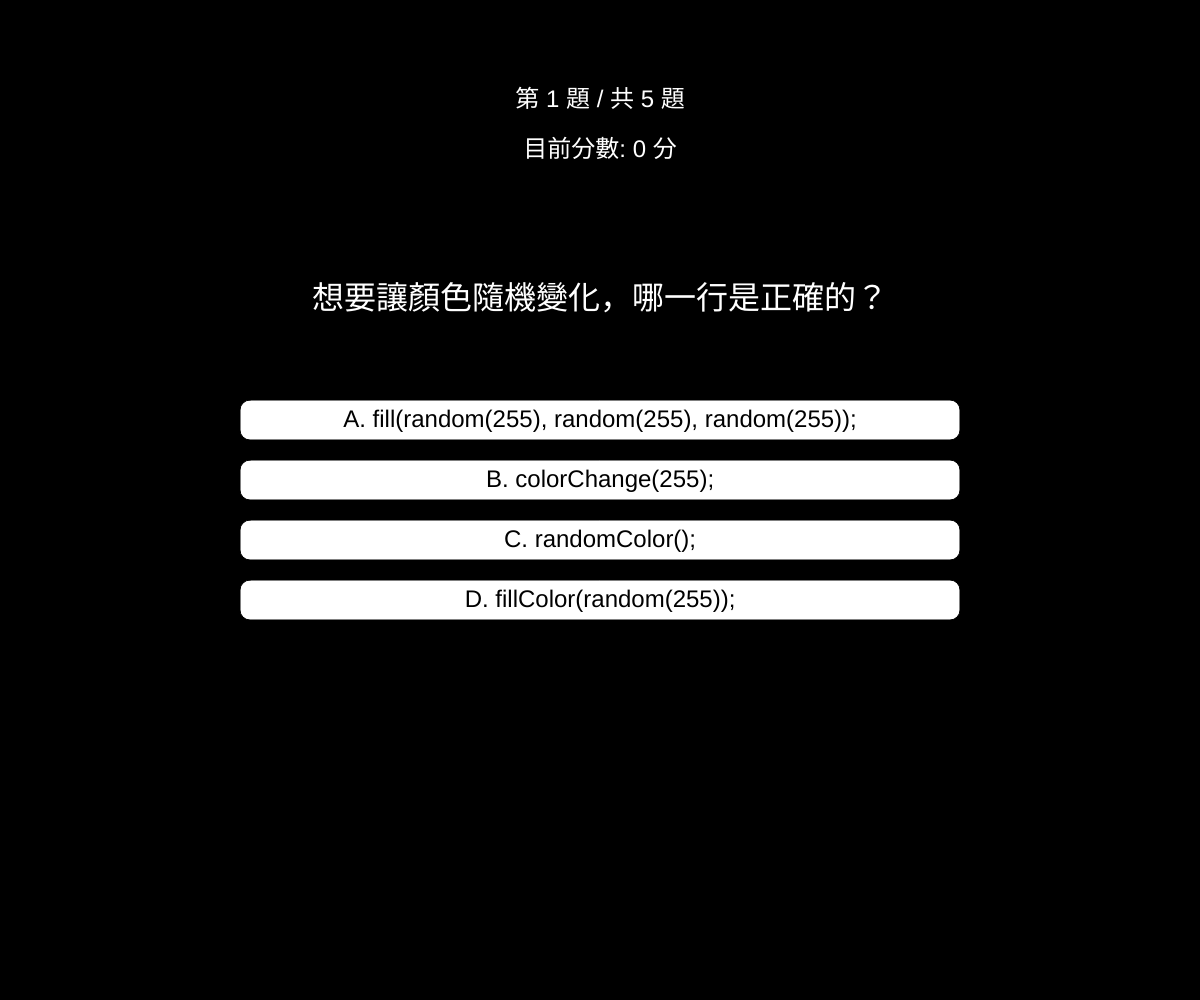
Frame 1 (no input)
Frame 60 (no input): identical to frame 1, image omitted
Frame 120 (the mouse pressed at the canvas centre since frame 60): identical to frame 1, image omitted

The p5.js sketch that drew this single still picture (run headless with seeded random() and noise() and a simulated clock; from frame 60 on, the mouse is pressed at the canvas centre):

// p5.js sketch
// ── sketch.js
// --- 測驗資料 ---
let questions = [
  {
    q: "建立畫布應該使用哪一個函式？",
    options: ["A. createStage()", "B. canvas()", "C. createCanvas()", "D. setupCanvas()"],
    answer: "C"
  },
  {
    q: "在畫布中央畫一個圓，以下哪一行是正確的？",
    options: ["A. circle(width, height, 50);", "B. ellipse(width/2, height/2, 50, 50);", "C. drawCircle(centerX, centerY, 50);", "D. ellipse(200, 200, 50);"],
    answer: "B"
  },
  {
    q: "如果要設定背景顏色為灰色（RGB值為200），應該使用？",
    options: ["A. fill(200);", "B. paint(200);", "C. background(200);", "D. color(200);"],
    answer: "C"
  },
  {
    q: "想讓圓跟著滑鼠移動，應該怎麼寫？",
    options: ["A. ellipse(mouseX, mouseY, 50, 50);", "B. ellipse(mouse, mouse, 50, 50);", "C. ellipse(cursorX, cursorY, 50, 50);", "D. circle(moveX, moveY, 50);"],
    answer: "A"
  },
  {
    q: "想要偵測滑鼠被按下時執行某段程式，應該用哪個函式？",
    options: ["A. mouseDown()", "B. mousePressed()", "C. onClick()", "D. pressMouse()"],
    answer: "B"
  },
  {
    q: "下列哪個函式會「不斷重複執行」來更新畫面？",
    options: ["A. setup()", "B. refresh()", "C. draw()", "D. loop()"],
    answer: "C"
  },
  {
    q: "在 p5.js 中，width 和 height 分別代表什麼？",
    options: ["A. 視窗寬與高", "B. 畫布的寬與高", "C. 瀏覽器頁面的大小", "D. 畫筆粗細與長度"],
    answer: "B"
  },
  {
    q: "想要畫一條從左上角到右下角的線，應該用？",
    options: ["A. line(0, 0, width, height);", "B. drawLine(0, 0, width, height);", "C. rect(0, 0, width, height);", "D. strokeLine(0, 0, width, height);"],
    answer: "A"
  },
  {
    q: "想要讓顏色隨機變化，哪一行是正確的？",
    options: ["A. fill(random(255), random(255), random(255));", "B. colorChange(255);", "C. randomColor();", "D. fillColor(random(255));"],
    answer: "A"
  },
  {
    q: "以下哪一項會在按下鍵盤時觸發？",
    options: ["A. keyPressed()", "B. keyboardDown()", "C. pressKey()", "D. keyInput()"],
    answer: "A"
  }
];

// --- 專案變數 ---
let selectedQuestions;
let currentQuestionIndex = 0;
let score = 0;
let gameFinished = false;
let allCorrect = false;
let fireworks = [];
const TOTAL_QUESTIONS = 5; // 總題目數固定為 5

// --- 核心 P5.js 函式 ---
function setup() {
  // 建立全螢幕畫布
  createCanvas(windowWidth, windowHeight);
  // 選擇 5 題
  selectedQuestions = selectFiveQuestions(questions);
  
  // 啟用 HSB 色彩模式以利煙花顏色控制
  colorMode(HSB, 360, 100, 100, 1);
  background(0); // 黑色背景
  textSize(24);
  textAlign(CENTER, CENTER);
  rectMode(CENTER);
}

function draw() {
  // 當遊戲未結束時，背景稍微變暗以留下殘影，讓題目更清晰
  if (!gameFinished) {
    background(0, 0, 0, 10); 
    displayQuiz();
  } else {
    // 遊戲結束
    background(0, 0, 0); 
    if (allCorrect) {
        displayFireworks();
    } else {
        displayFailureMessage();
    }
  }
}

function mousePressed() {
  if (gameFinished) return; 

  let q = selectedQuestions[currentQuestionIndex];
  let yStart = height * 0.3;

  for (let i = 0; i < q.options.length; i++) {
    let yPos = yStart + (i + 2) * 60;
    let boxWidth = width * 0.6;
    let boxHeight = 40;
    let xBox = width / 2;

    // 檢查滑鼠是否在選項的矩形區域內
    if (mouseX > xBox - boxWidth / 2 && 
        mouseX < xBox + boxWidth / 2 &&
        mouseY > yPos - boxHeight / 2 && 
        mouseY < yPos + boxHeight / 2) {
          
      // 解析使用者選擇的答案 (A, B, C, D)
      let choice = q.options[i].charAt(0);
      
      if (choice === q.answer) {
        score++;
      }

      // 進入下一題
      currentQuestionIndex++;

      // 檢查是否完成所有題目
      if (currentQuestionIndex >= selectedQuestions.length) {
        gameFinished = true;
        if (score === TOTAL_QUESTIONS) { // 答對五題
          allCorrect = true;
          // 啟動煙花
          for(let i = 0; i < 5; i++) {
             fireworks.push(new Firework());
          }
        }
      }
      break; 
    }
  }
}

function windowResized() {
  resizeCanvas(windowWidth, windowHeight);
}

// --- 測驗畫面邏輯 ---

function selectFiveQuestions(arr) {
  // 隨機排序並取出前 5 個
  return arr.sort(() => 0.5 - Math.random()).slice(0, TOTAL_QUESTIONS);
}

function displayQuiz() {
  if (currentQuestionIndex < selectedQuestions.length) {
    let q = selectedQuestions[currentQuestionIndex];
    let yStart = height * 0.3;

    // 顯示題目編號和分數
    fill(255);
    textSize(24);
    text(`第 ${currentQuestionIndex + 1} 題 / 共 ${selectedQuestions.length} 題`, width / 2, height * 0.1);
    text(`目前分數: ${score} 分`, width / 2, height * 0.15);

    // 顯示題目
    textSize(32);
    text(q.q, width / 2, yStart);

    // 顯示選項
    textSize(24);
    for (let i = 0; i < q.options.length; i++) {
      let optionText = q.options[i];
      let yPos = yStart + (i + 2) * 60; 
      
      // 繪製可點擊的選項區域
      fill(255, 150); // 半透明白
      let boxWidth = width * 0.6;
      let boxHeight = 40;
      let xBox = width / 2;
      let yBox = yPos;
      
      rect(xBox, yBox, boxWidth, boxHeight, 10); // 圓角矩形

      fill(0); // 黑色文字
      text(optionText, xBox, yBox);
    }
  }
}

// --- 失敗訊息顯示 ---

function displayFailureMessage() {
    let message = "";
    let messageColorHue = 0; // HSB color for the main message

    if (score === 0 || score === 1 || score === 2) {
        message = "菜就多練";
        messageColorHue = random(360); // 隨機閃爍色
    } else if (score === 3) {
        message = "再接再厲，你可以更好";
        messageColorHue = 45; // 黃色
    } else if (score === 4) {
        message = "太棒了！只差一點點！";
        messageColorHue = 30; // 橙色
    }

    // 繪製背景框
    fill(0, 0, 100, 0.8); // 半透明白
    rect(width / 2, height / 2, width * 0.8, height * 0.3, 20); 

    // 顯示分數
    textSize(50);
    fill(0); // 黑色
    text(`最終得分: ${score} / ${selectedQuestions.length}`, width / 2, height / 2 - 50);
    
    // 顯示結果訊息
    textSize(60);
    if (score <= 2) {
        fill(messageColorHue, 100, 100); // 閃爍的隨機顏色
    } else {
        fill(messageColorHue, 100, 100); // 固定顏色
    }
    
    text(message, width / 2, height / 2 + 50);
}


// --- 煙花特效相關類別 (Particle/Firework) ---

class Particle {
  constructor(x, y, hu, firework) {
    this.pos = createVector(x, y);
    this.firework = firework; 
    this.lifespan = 255; 
    this.hu = hu; 

    if (this.firework) {
      this.vel = createVector(0, random(-15, -8)); 
    } else {
      this.vel = p5.Vector.random2D(); 
      this.vel.mult(random(2, 10)); 
    }
    
    this.acc = createVector(0, 0); 
  }

  applyForce(force) {
    this.acc.add(force);
  }

  update() {
    if (!this.firework) {
      this.vel.mult(0.9); 
      this.lifespan -= 4; 
      this.applyForce(createVector(0, 0.2)); // 重力
    }
    
    this.vel.add(this.acc);
    this.pos.add(this.vel);
    this.acc.mult(0); 
  }

  show() {
    colorMode(HSB, 360, 100, 100, 1);
    strokeWeight(this.firework ? 4 : 2);
    // 設置顏色，爆炸粒子會隨生命週期變淡
    stroke(this.hu, 100, 100, this.lifespan / 255); 
    point(this.pos.x, this.pos.y);
  }
  
  done() {
    return this.lifespan < 0;
  }
}

class Firework {
  constructor() {
    this.hu = random(360); // 隨機色調
    this.firework = new Particle(random(width), height, this.hu, true); 
    this.exploded = false;
    this.particles = [];
    this.gravity = createVector(0, 0.2); 
  }

  update() {
    if (!this.exploded) {
      this.firework.applyForce(this.gravity);
      this.firework.update();
      
      // 當煙花上升速度轉為向下時，觸發爆炸
      if (this.firework.vel.y >= 0) {
        this.explode();
        this.exploded = true;
      }
    }
    
    for (let i = this.particles.length - 1; i >= 0; i--) {
      this.particles[i].update();
      if (this.particles[i].done()) {
        this.particles.splice(i, 1); 
      }
    }
  }

  explode() {
    for (let i = 0; i < 100; i++) { 
      let p = new Particle(this.firework.pos.x, this.firework.pos.y, this.hu, false);
      this.particles.push(p);
    }
  }

  show() {
    if (!this.exploded) {
      this.firework.show();
    }
    
    for (let p of this.particles) {
      p.show();
    }
  }
  
  done() {
    return this.exploded && this.particles.length === 0;
  }
}

// 繪製煙花及勝利訊息
function displayFireworks() {
  // 不斷更新和繪製煙花
  for (let i = fireworks.length - 1; i >= 0; i--) {
    fireworks[i].update();
    fireworks[i].show();
    
    if (fireworks[i].done()) {
      fireworks.splice(i, 1); 
    }
  }
  
  // 顯示勝利訊息
  textSize(50);
  fill(120, 100, 100); // 綠色 (HSB)
  text("恭喜您！全數答對！", width / 2, height / 2 - 50);
  textSize(30);
  fill(255);
  text("您是 P5.js 大師！", width / 2, height / 2 + 50);

  // 如果所有煙花都結束了，持續發射新的煙花以保持特效
  if (fireworks.length < 5) {
      if (frameCount % 60 === 0) { // 每隔 1 秒 (60 幀/秒) 重新發射一個煙花
          fireworks.push(new Firework());
      }
  }
}
